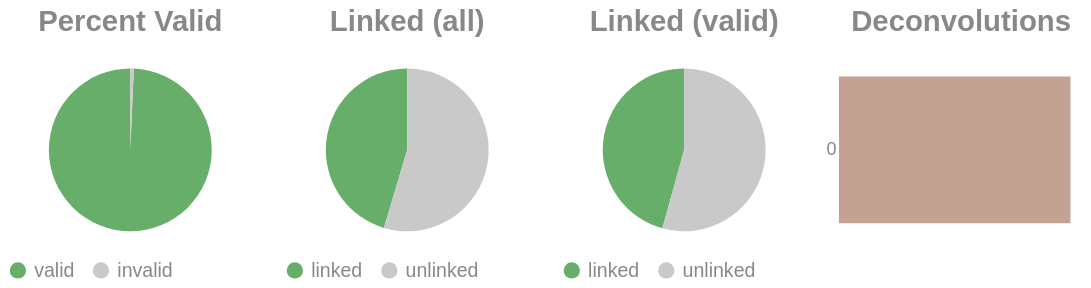

Notebook code for this chart:
### Code cell
if SKIPLR:
    pass
else:
    clash = Counter()
    for i in valids['molecule'].to_list():
        _mol = i.split("-")
        if len(_mol) == 1:
            clash.update('0')
        else:
            clash.update(_mol[-1])

    _d = {"deconvolutions": [], 'count': []}
    for k,v in clash.items():
        _d['deconvolutions'].append(k)
        _d['count'].append(v)

    tot_valid = valids['reads'].sum()
    mask = valids['reads'] >= 2
    n_linked_reads = valids.filter(mask)['reads'].sum()
    if n_linked_reads == 0:
        print_html("No linked molecules (>=2 reads) were detected; skipping linked-only distributions.")
        SKIPLR = True
    else:
        perc_valid = round(tot_valid / n_reads, 4)
        linked_perc_abs = round(n_linked_reads / n_reads, 4)
        linked_perc = round(n_linked_reads / tot_valid, 4)

    _valid = pl.DataFrame({"valids": ['valid', 'invalid'], "count": [tot_valid, n_reads - tot_valid]})
    _linked_abs = pl.DataFrame({"linked (absolute)": ['linked', 'unlinked'], "count": [n_linked_reads, n_reads - n_linked_reads]})
    _linked_rel = pl.DataFrame({"linked (valids)": ['linked', 'unlinked'], "count": [n_linked_reads, tot_valid - n_linked_reads]})

    (
        alt.hconcat(
            piechart(_valid, goodval = 'valid', title = "Percent Valid"),
            piechart(_linked_abs, goodval = "linked", title =  "Linked (all)"),
            piechart(_linked_rel, goodval = "linked", title =  "Linked (valid)"),
            convolutionbar(pl.DataFrame(_d), title = "Deconvolutions"),
            center = True,
            bounds = 'flush'
        )
        .resolve_scale(color='independent')
        .resolve_legend('independent')
        .properties(usermeta={'embedOptions': {"actions": False}})
    ).display()

### Figure 1 — Vega-Lite specification as saved in the notebook (floating-point values rounded to 4 significant figures)
{"width": "container", "height": 400, "config": {"title": {"anchor": "start", "dy": -15, "fontSize": 18, "color": "#888888", "subtitleColor": "#888888", "subtitleFontSize": 14}, "arc": {"fill": "#0072B2"}, "axis": {"domainColor": "#888888", "domainWidth": 0.5, "gridWidth": 0.2, "grid": false, "titleFontWeight": 400, "titleFontSize": 15, "labelFontSize": 11, "labelColor": "#888888", "tickColor": "#888888", "tickWidth": 0.2, "titleColor": "#888888"}, "axisBand": {"grid": false}, "axisX": {"grid": true, "tickSize": 10, "domainCap": "round"}, "axisY": {"domain": false, "grid": true, "tickSize": 0, "domainCap": "round"}, "background": "transparent", "header": {"labelFontSize": 15, "labelColor": "#888888", "titleFontSize": 15, "titleFontWeight": 600, "titleColor": "#888888"}, "legend": {"labelFont": "sans-serif", "labelFontSize": 12, "labelColor": "#888888", "symbolSize": 100, "symbolType": "circle", "titleFontSize": 12, "titlePadding": 10, "titleColor": "#888888", "title": null}, "range": {"category": ["#E69F00", "#56B4E9", "#009E73", "#F0E442", "#0072B2", "#D55E00", "#CC79A7", "#000000"], "diverging": ["#cfe8f3", "#a2d4ec", "#73bfe2", "#46abdb", "#1696d2", "#12719e"]}, "area": {"fill": "#0072B2", "fillOpacity": 0.7, "line": true, "strokeOpacity": 0.7}, "line": {"color": "#0072B2", "stroke": "#0072B2", "strokeWidth": 2}, "trail": {"color": "#0072B2", "stroke": "#0072B2", "strokeWidth": 0, "size": 1}, "point": {"filled": true, "fillOpacity": 1.0, "size": 95}, "text": {"color": "#888888", "fontSize": 11, "align": "right", "fontWeight": 400, "size": 11}, "bar": {"fill": "#0072B2", "stroke": null}, "view": {"stroke": null, "continuousWidth": 660, "continuousHeight": 400}}, "hconcat": [{"data": {"name": "data-13d7a20b2d61098697c19d47c9b72a35"}, "mark": {"type": "arc"}, "encoding": {"color": {"field": "valids", "legend": {"orient": "bottom", "title": null}, "scale": {"domain": ["valid", "invalid"], "range": ["#68ae6b", "#C9C9C9"]}, "title": "Valids", "type": "nominal"}, "theta": {"field": "count", "type": "quantitative"}, "tooltip": [{"field": "valids", "title": "Valids", "type": "ordinal"}, {"field": "percent", "format": ".2%", "title": "Percent", "type": "quantitative"}, {"field": "count", "title": "Count", "type": "quantitative"}]}, "height": 100, "title": {"text": "Percent Valid", "align": "center", "anchor": "middle"}, "transform": [{"calculate": "datum.count / 13285124", "as": "percent"}], "width": 150}, {"data": {"name": "data-484919e231055a0e83a92cb08f89ea5f"}, "mark": {"type": "arc"}, "encoding": {"color": {"field": "linked (absolute)", "legend": {"orient": "bottom", "title": null}, "scale": {"domain": ["linked", "unlinked"], "range": ["#68ae6b", "#C9C9C9"]}, "title": "Linked (Absolute)", "type": "nominal"}, "theta": {"field": "count", "type": "quantitative"}, "tooltip": [{"field": "linked (absolute)", "title": "Linked (Absolute)", "type": "ordinal"}, {"field": "percent", "format": ".2%", "title": "Percent", "type": "quantitative"}, {"field": "count", "title": "Count", "type": "quantitative"}]}, "height": 100, "title": {"text": "Linked (all)", "align": "center", "anchor": "middle"}, "transform": [{"calculate": "datum.count / 13285124", "as": "percent"}], "width": 150}, {"data": {"name": "data-612afca70b86d717b4a81bc9f488b3d4"}, "mark": {"type": "arc"}, "encoding": {"color": {"field": "linked (valids)", "legend": {"orient": "bottom", "title": null}, "scale": {"domain": ["linked", "unlinked"], "range": ["#68ae6b", "#C9C9C9"]}, "title": "Linked (Valids)", "type": "nominal"}, "theta": {"field": "count", "type": "quantitative"}, "tooltip": [{"field": "linked (valids)", "title": "Linked (Valids)", "type": "ordinal"}, {"field": "percent", "format": ".2%", "title": "Percent", "type": "quantitative"}, {"field": "count", "title": "Count", "type": "quantitative"}]}, "height": 100, "title": {"text": "Linked (valid)", "align": "center", "anchor": "middle"}, "transform": [{"calculate": "datum.count / 13193254", "as": "percent"}], "width": 150}, {"data": {"name": "data-e11e6d4d66a985ccb9001ae6636f01db"}, "mark": {"type": "bar"}, "encoding": {"color": {"field": "deconvolutions", "legend": null, "scale": {"scheme": "lightgreyred"}, "type": "nominal"}, "tooltip": [{"field": "deconvolutions", "title": "Deconvolutions", "type": "ordinal"}, {"field": "percent", "format": ".2%", "title": "Percent", "type": "quantitative"}, {"field": "count", "title": "Count", "type": "quantitative"}], "x": {"axis": null, "field": "count", "type": "quantitative"}, "y": {"field": "deconvolutions", "sort": "ascending", "title": null, "type": "nominal"}}, "height": 100, "title": {"text": "Deconvolutions", "align": "center", "anchor": "middle"}, "transform": [{"calculate": "datum.count / 9474414", "as": "percent"}], "width": 150}], "bounds": "flush", "center": true, "resolve": {"legend": {"angle": "independent"}, "scale": {"color": "independent"}}, "usermeta": {"embedOptions": {"actions": false}}, "$schema": "https://vega.github.io/schema/vega-lite/v6.1.0.json", "datasets": {"data-13d7a20b2d61098697c19d47c9b72a35": [{"valids": "valid", "count": 13193254}, {"valids": "invalid", "count": 91870}], "data-484919e231055a0e83a92cb08f89ea5f": [{"linked (absolute)": "linked", "count": 6027601}, {"linked (absolute)": "unlinked", "count": 7257523}], "data-612afca70b86d717b4a81bc9f488b3d4": [{"linked (valids)": "linked", "count": 6027601}, {"linked (valids)": "unlinked", "count": 7165653}], "data-e11e6d4d66a985ccb9001ae6636f01db": [{"deconvolutions": "0", "count": 9474414}]}}
